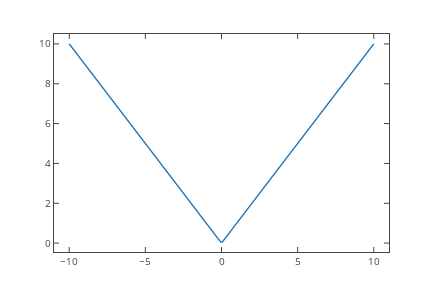

Notebook code cell kept with this figure:
### Code cell
init_notebook_mode(connected=True)
fig = plt.Figure()
ax = fig.gca()
x = np.linspace(-10,10,200)
y = abs(x)
ax.plot(x,y)
canvas = FigureCanvas(fig)
plotly_fig = tls.mpl_to_plotly(fig)
py.iplot(plotly_fig)

### Figure 1 — Plotly figure (JSON) as saved in the notebook; plotly's stock layout.template omitted (floating-point values rounded to 4 significant figures; data arrays with more than 128 entries replaced by an {"elided": "..."} marker saying what was removed)
{"data": [{"line": {"color": "rgba (31, 119, 180, 1)", "dash": "solid", "width": 1.5}, "mode": "lines", "name": "_line0", "type": "scatter", "x": {"elided": "200 float values"}, "xaxis": "x1", "y": {"elided": "200 float values"}, "yaxis": "y1"}], "layout": {"autosize": false, "height": 288, "hovermode": "closest", "margin": {"b": 36, "l": 54, "pad": 0, "r": 43, "t": 34}, "showlegend": false, "width": 432, "xaxis1": {"anchor": "y1", "domain": [0, 1], "mirror": "ticks", "nticks": 11, "range": [-11, 11], "showgrid": false, "showline": true, "side": "bottom", "tickfont": {"size": 10}, "ticks": "inside", "type": "linear", "zeroline": false}, "yaxis1": {"anchor": "x1", "domain": [0, 1], "mirror": "ticks", "nticks": 8, "range": [-0.4472, 10.5], "showgrid": false, "showline": true, "side": "left", "tickfont": {"size": 10}, "ticks": "inside", "type": "linear", "zeroline": false}}}
